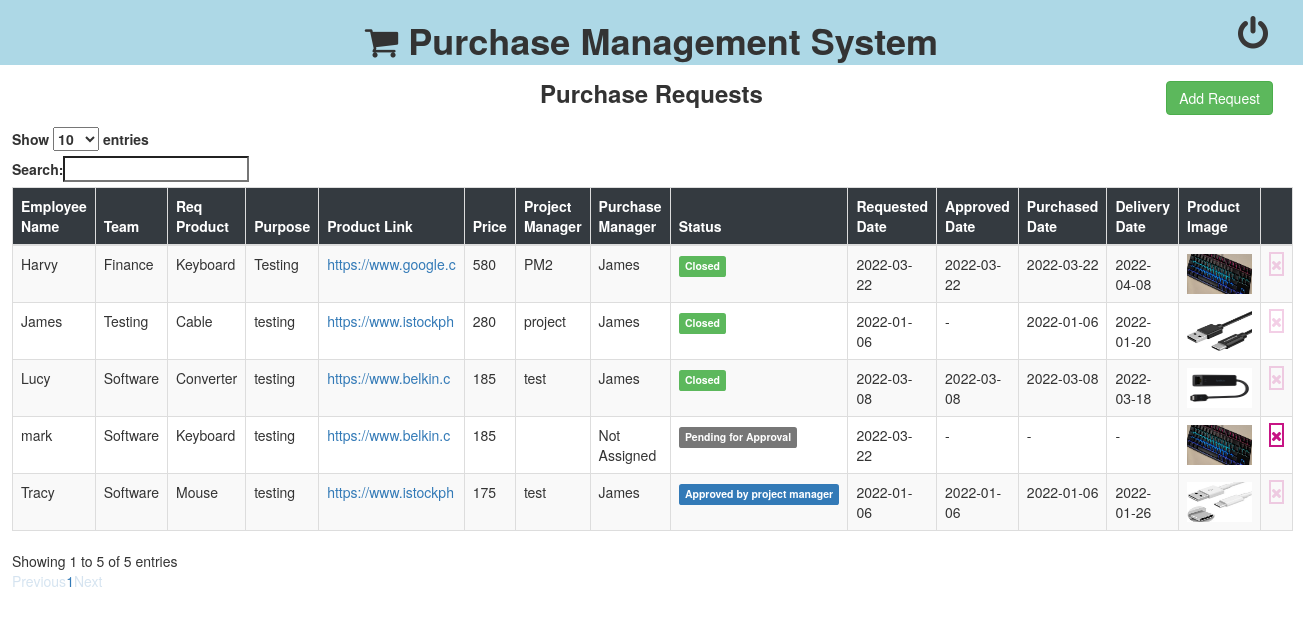
The app's page /index (signed in) with its own data.
### module/models.py (models this page shows)
class purchase_request(models.Model):
    req_id = models.AutoField(primary_key=True, null=False)
    emp_name = models.CharField(max_length=100)
    team = models.CharField(max_length=100)
    req_product = models.CharField(max_length=100)
    purpose = models.CharField(max_length=100)
    product_link = models.TextField(blank=True)
    price = models.CharField(max_length=100)
    project_manager = models.CharField(max_length=100,blank=True)
    purchase_manager = models.CharField(max_length=100,blank=True)
    status = models.CharField(max_length=200)
    request_date = models.DateTimeField(blank=True, null=True)
    approved_date = models.DateTimeField(blank=True, null=True)
    purchase_date = models.DateTimeField(blank=True, null=True)
    delivery_date = models.DateTimeField(blank=True, null=True)
    image = models.TextField(blank=True)
    invoice = models.CharField(max_length=100,blank=True, null=True)
    class Meta:
        db_table = "purchase_request"

### module/views.py (the view)
# urls.py: path('index',views.index),
def index(request):
    if not request.session['is_login']:
        messages.error(request, 'Please login to perform this action')
        return redirect("/")
    if request.session['utype'] != '1':
        messages.error(request, 'You don\'t have access for this page')
        return redirect("/")
    purchase_req = purchase_request.objects.values()
    project_mgr = project.objects.values()
    purchase_mgr = purchase.objects.values()
    return render(request, 'index.html', {'pur_req': purchase_req, 'pj_mgr': project_mgr, 'pu_mgr': purchase_mgr})

### module/templates/index.html (shortened to what this page needs)
<!DOCTYPE html>
<html lang="en">
<head>
    {% load static %}
    <link rel="stylesheet" href="https://pro.fontawesome.com/releases/v5.10.0/css/all.css"
 />
    <link rel="stylesheet" href="https://maxcdn.bootstrapcdn.com/bootstrap/3.4.1/css/bootstrap.min.css">
</head>
<body>
    <div class="col-md-12" style="background-color: lightblue;height:65px;text-align: center;">
        <h1><i class="fa fa-shopping-cart"></i>&nbsp;<b>Purchase Management System</b></h1>
        <div class="text-right" id="logout">
            <a href="/logout" style="color:rgb(56, 55, 55)" data-toggle="tooltip" title="Logout"><i
                    class="fa fa-power-off" style="font-size:35px"></i></a>
        </div>
    </div>
    <br><br>
    <br>
    <h3 style="text-align:center"><b>Purchase Requests</b></h3>
    <div class="text-right" style="margin-right:30px;margin-top:-35px">
        <a href="/add"><button type="button" class="btn btn-success">Add Request</button></a>
    </div>
    <div class="form-group" style="padding:12px;">
        <table class="table table-striped table-bordered" style="width:100%;padding:10px;" id="pur_req">
            <thead class="thead-dark" style="background-color:#343a40;color:white">
                <tr>
                    <th>Employee Name</th>
                    <th>Team</th>
                    <th>Req Product</th>
                    <th>Purpose</th>
                    <th>Product Link</th>
                    <th>Price</th>
                    <th>Project Manager</th>
                    <th>Purchase Manager</th>
                    <th>Status</th>
                    <th>Requested Date</th>
                    <th>Approved Date</th>
                    <th>Purchased Date</th>
                    <th>Delivery Date</th>
                    <th>Product Image</th>
                    <th></th>
                </tr>
            </thead>
            <tbody>
                {% for req in pur_req %}
                <tr>
                    <td>{{ req.emp_name }}</td>
                    <td>{{ req.team }}</td>
                    <td>{{ req.req_product }}</td>
                    <td>{{ req.purpose }}</td>
                    <td><a href="{{ req.product_link }}" target="_blank">{{ req.product_link|slice:20 }}</a></td>
                    <td>{{ req.price }}</td>
                    <td>{{ req.project_manager }}</td>
                    <td>{{ req.purchase_manager }}</td>
                    {% if 'Approved' in req.status %}
                    <td><span class="label label-primary">{{ req.status }}</span></td>
                    {% elif 'Rejected' in req.status %}
                    <td><span class="label label-danger">{{ req.status }}</span></td>
                    {% elif 'Order' in req.status %}
                    <td><span class="label label-info">{{ req.status }}</span></td>
                    {% elif 'Closed' in req.status %}
                    <td><span class="label label-success">{{ req.status }}</span></td>
                    {% else %}
                    <td><span class="label label-default">{{ req.status }}</span></td>
                    {% endif %}
                    <td>{{ req.request_date|date:"Y-m-d" }}</td>
                    {% if req.approved_date == None %}
                    <td>-</td>
                    {% else %}
                    <td>{{ req.approved_date|date:"Y-m-d" }}</td>
                    {% endif %}
                    {% if req.purchase_date == None %}
                    <td>-</td>
                    {% else %}
                    <td>{{ req.purchase_date|date:"Y-m-d" }}</td>
                    {% endif %}
                    {% if req.delivery_date == None %}
                    <td>-</td>
                    {% else %}
                    <td>{{ req.delivery_date|date:"Y-m-d" }}</td>
                    {% endif %}
                    <td>
                        <a href="javascript:void(0);" data-toggle="tooltip" id="{{ req.name }}"
                            onclick="preview('{{ req.image }}')" title="Click to Preview">
                            <img src="../media/{{ req.image }}" alt="img" width="65px" height="40px"></a>
                    </td>
                    {% if 'Pending for Approval' in req.status %}
                    <td><a href="javascript:void(0)" onclick="del_req('{{req.req_id}}')" data-toggle="tooltip" title="delete" style="border:solid 2px;border-color:mediumvioletred"><i class="fa fa-remove" style="color:mediumvioletred"></i></a></td>
                    {% else %}
                    <td><a href="javascript:void(0)"  data-toggle="tooltip" class="disabled" title="This request is under some process"  style="border:solid 2px;border-color:mediumvioletred;"><i class="fa fa-remove" style="color:mediumvioletred"></i></a></td>
                    {% endif %}
                </tr>
                {% endfor %}
            </tbody>
        </table>
    </div>
    <br>
    <br>
    <link rel='stylesheet' href='https://cdnjs.cloudflare.com/ajax/libs/font-awesome/4.7.0/css/font-awesome.min.css'>
    <link rel="stylesheet" type="text/css" href="//maxcdn.bootstrapcdn.com/bootstrap/3.3.6/css/bootstrap.min.css" />
    <link rel="stylesheet" type="text/css" href="https://cdn.datatables.net/1.10.12/css/dataTables.bootstrap.min.css" />
    <link rel="stylesheet" type="text/css"
        href="https://cdn.datatables.net/responsive/2.1.0/css/responsive.bootstrap.min.css" />
</body>
</html>

### module/templates/index.html (style rules this page uses)
table, th, td { padding: 10px; border: 1px solid; border-collapse: collapse; }
#logout { margin-top: -55px; margin-right: 20px; }
a.disabled { cursor: not-allowed !important; opacity: .2; }

### records on screen
purchase_request: emp_name "James", team "Testing", req_product "Cable", purpose "testing", product_link "https://www.istockph", price "280", project_manager "project", purchase_manager "James", status "Closed", request_date "2022-01-06", purchase_date "2022-01-06", delivery_date "2022-01-20", image (picture)
purchase_request: emp_name "Tracy", team "Software", req_product "Mouse", purpose "testing", product_link "https://www.istockph", price "175", project_manager "test", purchase_manager "James", status "Approved by project manager", request_date "2022-01-06", approved_date "2022-01-06", purchase_date "2022-01-06", delivery_date "2022-01-26", image (picture)
purchase_request: emp_name "Lucy", team "Software", req_product "Converter", purpose "testing", product_link "https://www.belkin.c", price "185", project_manager "test", purchase_manager "James", status "Closed", request_date "2022-03-08", approved_date "2022-03-08", purchase_date "2022-03-08", delivery_date "2022-03-18", image (picture)
purchase_request: emp_name "Harvy", team "Finance", req_product "Keyboard", purpose "Testing", product_link "https://www.google.c", price "580", project_manager "PM2", purchase_manager "James", status "Closed", request_date "2022-03-22", approved_date "2022-03-22", purchase_date "2022-03-22", delivery_date "2022-04-08", image (picture)
purchase_request: emp_name "mark", team "Software", req_product "Keyboard", purpose "testing", product_link "https://www.belkin.c", price "185", purchase_manager "Not Assigned", status "Pending for Approval", request_date "2022-03-22", image (picture)
